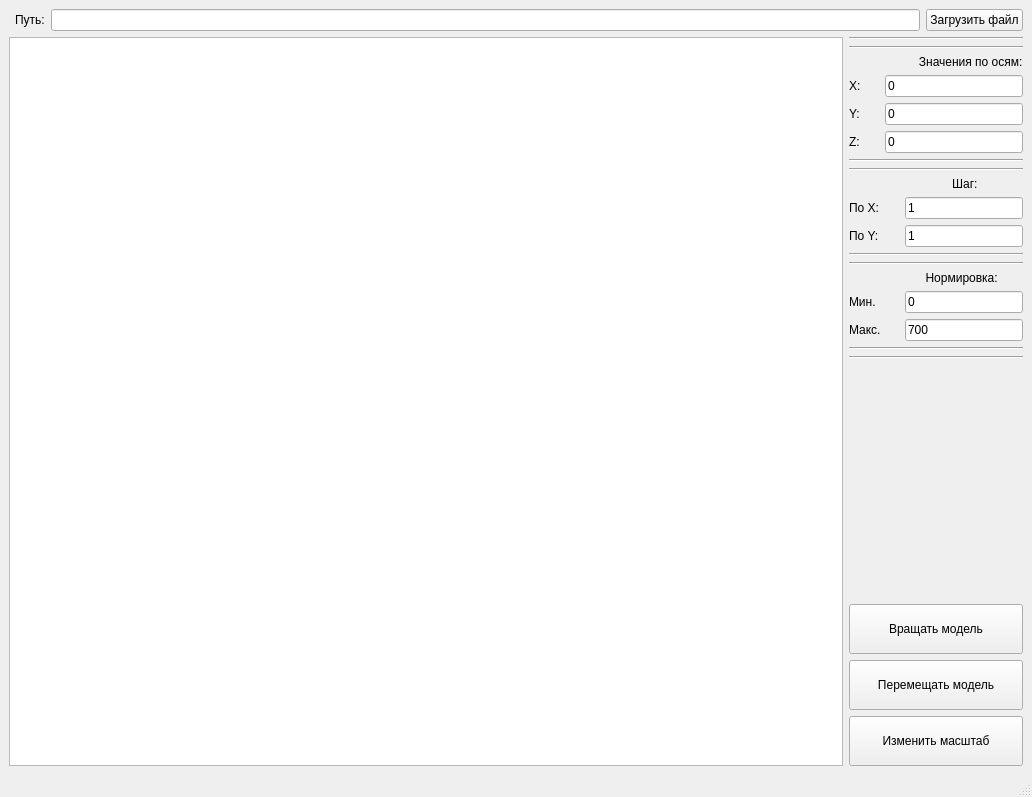
<?xml version="1.0" encoding="UTF-8"?>
<ui version="4.0">
 <class>MainWindow</class>
 <widget class="QMainWindow" name="MainWindow">
  <property name="geometry">
   <rect>
    <x>0</x>
    <y>0</y>
    <width>1032</width>
    <height>797</height>
   </rect>
  </property>
  <property name="windowTitle">
   <string>MainWindow</string>
  </property>
  <widget class="QWidget" name="centralwidget">
   <layout class="QGridLayout" name="gridLayout">
    <item row="2" column="0" colspan="2">
     <layout class="QHBoxLayout" name="horizontalLayout_10" stretch="1,0">
      <item>
       <widget class="QtSceneDrawer" name="graphicsView">
        <property name="minimumSize">
         <size>
          <width>800</width>
          <height>700</height>
         </size>
        </property>
       </widget>
      </item>
      <item>
       <layout class="QVBoxLayout" name="verticalLayout">
        <item>
         <widget class="Line" name="line_8">
          <property name="orientation">
           <enum>Qt::Horizontal</enum>
          </property>
         </widget>
        </item>
        <item>
         <widget class="Line" name="line_7">
          <property name="orientation">
           <enum>Qt::Horizontal</enum>
          </property>
         </widget>
        </item>
        <item>
         <widget class="QLabel" name="label_11">
          <property name="text">
           <string>                     Значения по осям:</string>
          </property>
         </widget>
        </item>
        <item>
         <layout class="QHBoxLayout" name="horizontalLayout_2">
          <property name="sizeConstraint">
           <enum>QLayout::SetMinimumSize</enum>
          </property>
          <item>
           <widget class="QLabel" name="label">
            <property name="sizePolicy">
             <sizepolicy hsizetype="Fixed" vsizetype="Preferred">
              <horstretch>0</horstretch>
              <verstretch>0</verstretch>
             </sizepolicy>
            </property>
            <property name="minimumSize">
             <size>
              <width>30</width>
              <height>0</height>
             </size>
            </property>
            <property name="maximumSize">
             <size>
              <width>11000</width>
              <height>10000</height>
             </size>
            </property>
            <property name="text">
             <string>X:</string>
            </property>
           </widget>
          </item>
          <item>
           <widget class="QLineEdit" name="leValueX">
            <property name="maximumSize">
             <size>
              <width>1000</width>
              <height>16777215</height>
             </size>
            </property>
            <property name="text">
             <string>0</string>
            </property>
           </widget>
          </item>
         </layout>
        </item>
        <item>
         <layout class="QHBoxLayout" name="horizontalLayout_9">
          <property name="sizeConstraint">
           <enum>QLayout::SetMinimumSize</enum>
          </property>
          <item>
           <widget class="QLabel" name="label_4">
            <property name="minimumSize">
             <size>
              <width>30</width>
              <height>0</height>
             </size>
            </property>
            <property name="text">
             <string>Y:</string>
            </property>
           </widget>
          </item>
          <item>
           <widget class="QLineEdit" name="leValueY">
            <property name="text">
             <string>0</string>
            </property>
           </widget>
          </item>
         </layout>
        </item>
        <item>
         <layout class="QHBoxLayout" name="horizontalLayout_3">
          <item>
           <widget class="QLabel" name="label_3">
            <property name="minimumSize">
             <size>
              <width>30</width>
              <height>0</height>
             </size>
            </property>
            <property name="text">
             <string>Z:</string>
            </property>
           </widget>
          </item>
          <item>
           <widget class="QLineEdit" name="leValueZ">
            <property name="text">
             <string>0</string>
            </property>
           </widget>
          </item>
         </layout>
        </item>
        <item>
         <widget class="Line" name="line">
          <property name="orientation">
           <enum>Qt::Horizontal</enum>
          </property>
         </widget>
        </item>
        <item>
         <widget class="Line" name="line_2">
          <property name="orientation">
           <enum>Qt::Horizontal</enum>
          </property>
         </widget>
        </item>
        <item>
         <layout class="QVBoxLayout" name="verticalLayout_2">
          <item>
           <widget class="QLabel" name="label_10">
            <property name="text">
             <string>                               Шаг:</string>
            </property>
           </widget>
          </item>
          <item>
           <layout class="QHBoxLayout" name="horizontalLayout_7">
            <item>
             <widget class="QLabel" name="label_7">
              <property name="minimumSize">
               <size>
                <width>50</width>
                <height>0</height>
               </size>
              </property>
              <property name="text">
               <string>По Х:</string>
              </property>
             </widget>
            </item>
            <item>
             <widget class="QLineEdit" name="leStepX">
              <property name="text">
               <string>1</string>
              </property>
             </widget>
            </item>
           </layout>
          </item>
          <item>
           <layout class="QHBoxLayout" name="horizontalLayout_6">
            <item>
             <widget class="QLabel" name="label_8">
              <property name="minimumSize">
               <size>
                <width>50</width>
                <height>0</height>
               </size>
              </property>
              <property name="text">
               <string>По Y:</string>
              </property>
             </widget>
            </item>
            <item>
             <widget class="QLineEdit" name="leStepY">
              <property name="text">
               <string>1</string>
              </property>
             </widget>
            </item>
           </layout>
          </item>
          <item>
           <widget class="Line" name="line_3">
            <property name="orientation">
             <enum>Qt::Horizontal</enum>
            </property>
           </widget>
          </item>
          <item>
           <widget class="Line" name="line_4">
            <property name="orientation">
             <enum>Qt::Horizontal</enum>
            </property>
           </widget>
          </item>
          <item>
           <widget class="QLabel" name="label_9">
            <property name="text">
             <string>                       Нормировка:</string>
            </property>
           </widget>
          </item>
          <item>
           <layout class="QHBoxLayout" name="horizontalLayout_4">
            <item>
             <widget class="QLabel" name="label_5">
              <property name="minimumSize">
               <size>
                <width>50</width>
                <height>0</height>
               </size>
              </property>
              <property name="text">
               <string>Мин.</string>
              </property>
             </widget>
            </item>
            <item>
             <widget class="QLineEdit" name="leNormMin">
              <property name="text">
               <string>0</string>
              </property>
             </widget>
            </item>
           </layout>
          </item>
          <item>
           <layout class="QHBoxLayout" name="horizontalLayout_5">
            <item>
             <widget class="QLabel" name="label_6">
              <property name="minimumSize">
               <size>
                <width>50</width>
                <height>0</height>
               </size>
              </property>
              <property name="text">
               <string>Макс.</string>
              </property>
             </widget>
            </item>
            <item>
             <widget class="QLineEdit" name="leNormMax">
              <property name="minimumSize">
               <size>
                <width>90</width>
                <height>0</height>
               </size>
              </property>
              <property name="text">
               <string>700</string>
              </property>
             </widget>
            </item>
           </layout>
          </item>
         </layout>
        </item>
        <item>
         <widget class="Line" name="line_5">
          <property name="orientation">
           <enum>Qt::Horizontal</enum>
          </property>
         </widget>
        </item>
        <item>
         <widget class="Line" name="line_6">
          <property name="orientation">
           <enum>Qt::Horizontal</enum>
          </property>
         </widget>
        </item>
        <item>
         <spacer name="verticalSpacer">
          <property name="orientation">
           <enum>Qt::Vertical</enum>
          </property>
          <property name="sizeHint" stdset="0">
           <size>
            <width>20</width>
            <height>40</height>
           </size>
          </property>
         </spacer>
        </item>
        <item>
         <widget class="QPushButton" name="btnRotateModel">
          <property name="minimumSize">
           <size>
            <width>0</width>
            <height>50</height>
           </size>
          </property>
          <property name="text">
           <string>Вращать модель</string>
          </property>
         </widget>
        </item>
        <item>
         <widget class="QPushButton" name="btnMoveModel">
          <property name="minimumSize">
           <size>
            <width>0</width>
            <height>50</height>
           </size>
          </property>
          <property name="text">
           <string>Перемещать модель</string>
          </property>
         </widget>
        </item>
        <item>
         <widget class="QPushButton" name="btnScale">
          <property name="minimumSize">
           <size>
            <width>50</width>
            <height>50</height>
           </size>
          </property>
          <property name="text">
           <string>Изменить масштаб</string>
          </property>
         </widget>
        </item>
       </layout>
      </item>
     </layout>
    </item>
    <item row="0" column="1">
     <layout class="QHBoxLayout" name="horizontalLayout">
      <item>
       <widget class="QLabel" name="label_2">
        <property name="text">
         <string>Путь:</string>
        </property>
       </widget>
      </item>
      <item>
       <widget class="QLineEdit" name="leFilePath">
        <property name="readOnly">
         <bool>true</bool>
        </property>
        <property name="placeholderText">
         <string/>
        </property>
        <property name="cursorMoveStyle">
         <enum>Qt::LogicalMoveStyle</enum>
        </property>
       </widget>
      </item>
      <item>
       <widget class="QPushButton" name="btnLoadFile">
        <property name="text">
         <string>Загрузить файл</string>
        </property>
       </widget>
      </item>
     </layout>
    </item>
   </layout>
  </widget>
  <widget class="QMenuBar" name="menubar">
   <property name="geometry">
    <rect>
     <x>0</x>
     <y>0</y>
     <width>1032</width>
     <height>22</height>
    </rect>
   </property>
  </widget>
  <widget class="QStatusBar" name="statusbar"/>
 </widget>
 <customwidgets>
  <customwidget>
   <class>QtSceneDrawer</class>
   <extends>QGraphicsView</extends>
   <header location="global">qtscenedrawer.h</header>
  </customwidget>
 </customwidgets>
 <resources/>
 <connections/>
</ui>
